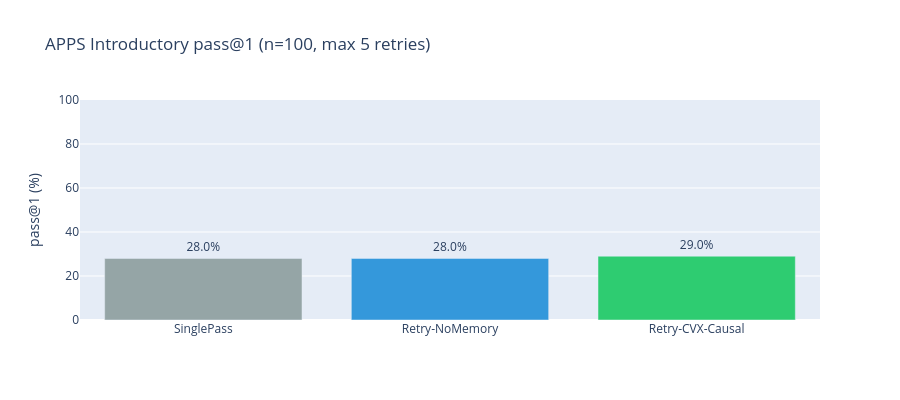

The notebook cell saved with this chart:
### Code cell
import plotly.graph_objects as go

colors = {'SinglePass': '#95a5a6', 'Retry-NoMemory': '#3498db', 'Retry-CVX-Causal': '#2ecc71'}

fig = go.Figure()
for cond, res in all_results.items():
    rate = sum(r['passed'] for r in res) / len(res)
    fig.add_trace(go.Bar(
        x=[cond], y=[rate * 100],
        text=f'{rate:.1%}', textposition='outside',
        marker_color=colors.get(cond, '#333'),
    ))

fig.update_layout(
    title=f'APPS Introductory pass@1 (n={len(eval_problems)}, max {MAX_RETRIES} retries)',
    yaxis_title='pass@1 (%)', yaxis=dict(range=[0, 100]),
    height=400, showlegend=False,
)
fig.show()

### Figure 1 — Plotly figure (JSON) as saved in the notebook; plotly's stock layout.template omitted (floating-point values rounded to 4 significant figures)
{"data": [{"marker": {"color": "#95a5a6"}, "text": "28.0%", "textposition": "outside", "type": "bar", "x": ["SinglePass"], "y": [28.0]}, {"marker": {"color": "#3498db"}, "text": "28.0%", "textposition": "outside", "type": "bar", "x": ["Retry-NoMemory"], "y": [28.0]}, {"marker": {"color": "#2ecc71"}, "text": "29.0%", "textposition": "outside", "type": "bar", "x": ["Retry-CVX-Causal"], "y": [29.0]}], "layout": {"height": 400, "showlegend": false, "title": {"text": "APPS Introductory pass@1 (n=100, max 5 retries)"}, "yaxis": {"range": [0, 100], "title": {"text": "pass@1 (%)"}}}}
